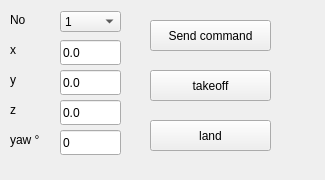
  <widget class="QDockWidget" name="dock_pos_control">
   <property name="minimumSize">
    <size>
     <width>325</width>
     <height>180</height>
    </size>
   </property>
   <property name="windowTitle">
    <string>Drone Control</string>
   </property>
   <attribute name="dockWidgetArea">
    <number>2</number>
   </attribute>
   <widget class="QWidget" name="dockWidgetContents_4">
    <widget class="QPushButton" name="DK_Send_command">
     <property name="geometry">
      <rect>
       <x>150</x>
       <y>20</y>
       <width>121</width>
       <height>31</height>
      </rect>
     </property>
     <property name="text">
      <string>Send command</string>
     </property>
    </widget>
    <widget class="QLabel" name="DC_label_no">
     <property name="geometry">
      <rect>
       <x>10</x>
       <y>10</y>
       <width>31</width>
       <height>20</height>
      </rect>
     </property>
     <property name="text">
      <string>No</string>
     </property>
    </widget>
    <widget class="QLabel" name="DC_label_yaw">
     <property name="geometry">
      <rect>
       <x>10</x>
       <y>130</y>
       <width>41</width>
       <height>20</height>
      </rect>
     </property>
     <property name="text">
      <string>yaw °</string>
     </property>
    </widget>
    <widget class="QComboBox" name="DC_input_no">
     <property name="geometry">
      <rect>
       <x>60</x>
       <y>11</y>
       <width>61</width>
       <height>21</height>
      </rect>
     </property>
     <item>
      <property name="text">
       <string>1</string>
      </property>
     </item>
     <item>
      <property name="text">
       <string>2</string>
      </property>
     </item>
     <item>
      <property name="text">
       <string>3</string>
      </property>
     </item>
    </widget>
    <widget class="QLineEdit" name="DC_input_x">
     <property name="geometry">
      <rect>
       <x>60</x>
       <y>40</y>
       <width>61</width>
       <height>25</height>
      </rect>
     </property>
     <property name="text">
      <string>0.0</string>
     </property>
    </widget>
    <widget class="QLabel" name="DC_label_x">
     <property name="geometry">
      <rect>
       <x>10</x>
       <y>40</y>
       <width>31</width>
       <height>20</height>
      </rect>
     </property>
     <property name="text">
      <string>x</string>
     </property>
    </widget>
    <widget class="QLabel" name="DC_label_y">
     <property name="geometry">
      <rect>
       <x>10</x>
       <y>70</y>
       <width>31</width>
       <height>20</height>
      </rect>
     </property>
     <property name="text">
      <string>y</string>
     </property>
    </widget>
    <widget class="QLabel" name="DC_label_z">
     <property name="geometry">
      <rect>
       <x>10</x>
       <y>100</y>
       <width>31</width>
       <height>20</height>
      </rect>
     </property>
     <property name="text">
      <string>z</string>
     </property>
    </widget>
    <widget class="QLineEdit" name="DC_input_y">
     <property name="geometry">
      <rect>
       <x>60</x>
       <y>70</y>
       <width>61</width>
       <height>25</height>
      </rect>
     </property>
     <property name="text">
      <string>0.0</string>
     </property>
    </widget>
    <widget class="QLineEdit" name="DC_input_z">
     <property name="geometry">
      <rect>
       <x>60</x>
       <y>100</y>
       <width>61</width>
       <height>25</height>
      </rect>
     </property>
     <property name="text">
      <string>0.0</string>
     </property>
    </widget>
    <widget class="QLineEdit" name="DC_input_yaw">
     <property name="geometry">
      <rect>
       <x>60</x>
       <y>130</y>
       <width>61</width>
       <height>25</height>
      </rect>
     </property>
     <property name="text">
      <string>0</string>
     </property>
    </widget>
    <widget class="QPushButton" name="DK_Send_takeoff">
     <property name="geometry">
      <rect>
       <x>150</x>
       <y>70</y>
       <width>121</width>
       <height>31</height>
      </rect>
     </property>
     <property name="text">
      <string>takeoff</string>
     </property>
    </widget>
    <widget class="QPushButton" name="DK_Send_land">
     <property name="geometry">
      <rect>
       <x>150</x>
       <y>120</y>
       <width>121</width>
       <height>31</height>
      </rect>
     </property>
     <property name="text">
      <string>land</string>
     </property>
    </widget>
   </widget>
  </widget>
